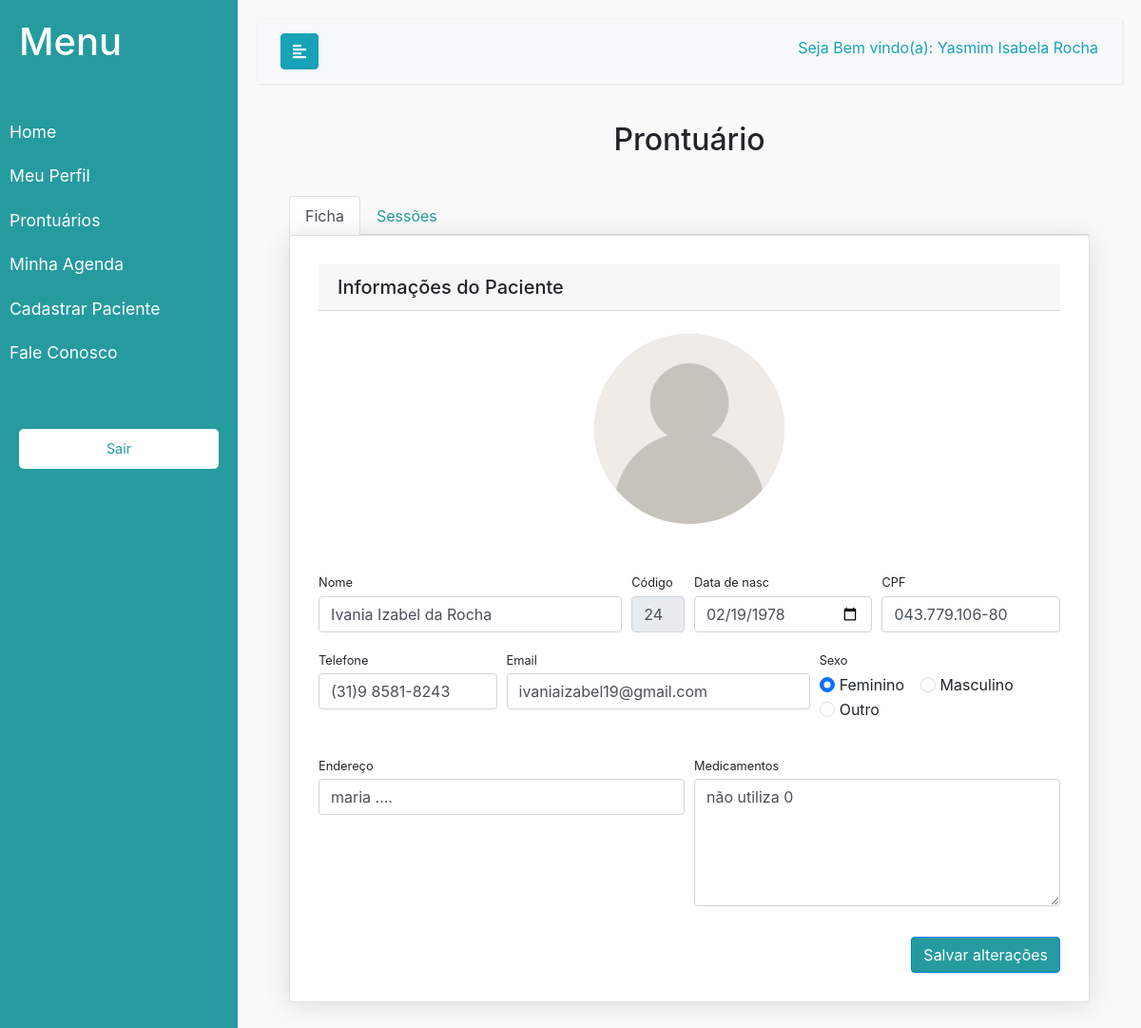
Screenshot of /paciente.php?cod=24 (signed in) with the database file from the repository.
### tables this page shows
CREATE TABLE `paciente` (
  `cpf` varchar(14) NOT NULL,
  `nome` varchar(500) NOT NULL,
  `senha` varchar(100) NOT NULL,
  `chave_recuperarSenha` varchar(220) DEFAULT NULL,
  `email` varchar(250) NOT NULL,
  `cod` bigint(20) UNSIGNED NOT NULL,
  `telefone` varchar(16) NOT NULL,
  `dataNasc` date NOT NULL,
  `sexo` varchar(100) NOT NULL,
  `endereco` varchar(500) NOT NULL,
  `medicamentos` text NOT NULL,
  `img` text NOT NULL,
  `fk_cpfPsi` varchar(14) NOT NULL
);

### paciente.php (the view, shortened to what this page needs)
<!DOCTYPE html>
<html lang="pt-br">
<head>
    <link href="https://cdn.jsdelivr.net/npm/bootstrap@5.3.2/dist/css/bootstrap.min.css" rel="stylesheet">
    <link rel="stylesheet" href="style/meuperfil.css">
</head>
<body>
    <?php
    require_once("menu.php")
    ?>
    <div class="container-xl px-4 mt-4">
        <h2 style="padding-bottom: 30px;">Prontuário</h2>
        <?php
        if (isset($_GET['cod'])) {
            $cod = $_GET['cod'];
            $cpfPsi = $_SESSION['cpf'];
            $sql = "SELECT * FROM paciente
                            WHERE fk_cpfPsi = '$cpfPsi'
                            AND cod = '$cod'";
            $result = $conn->query($sql);
            $paciente = $result->fetch_assoc();
        }
        ?>
        <ul class="nav nav-tabs" id="myTab" role="tablist" style="margin: 10px; margin-bottom: 0px;">
            <li class="nav-item" role="presentation">
                <button class="nav-link active" id="home-tab" data-bs-toggle="tab" data-bs-target="#home-tab-pane" type="button" role="tab" aria-controls="home-tab-pane" aria-selected="true">Ficha</button>
            </li>
            <li class="nav-item" role="presentation">
                <button class="nav-link" id="profile-tab" data-bs-toggle="tab" data-bs-target="#profile-tab-pane" type="button" role="tab" aria-controls="profile-tab-pane" aria-selected="false">Sessões</button>
            </li>
        </ul>
        <div class="tab-content card" id="myTabContent" style="background-color: #fff; margin: 10px; margin-top: 0px; padding: 30px;">
            <div class="tab-pane fade show active" id="home-tab-pane" role="tabpanel" aria-labelledby="home-tab" tabindex="0">
                <h5 class="card-header">Informações do Paciente</h5>
                <div style="text-align: center;">
                    <br>
                    <?php include_once("exibirImgPac.php"); ?>
                </div>
                <br><br>
                <form action="updatePaciente.php" method="POST">
                    <div class="form-row">
                        <div class="form-group col-md-5">
                            <label class="small mb-1" for="nome">Nome</label>
                            <input type="text" class="form-control" name="nome" id="nome" value="<?php echo $paciente['nome'] ?>">
                        </div>
                        <div class="form-group col-md-1">
                            <label class="small mb-1" for="cod">Código</label>
                            <input type="text" class="form-control" name="cod" id="cod" value="<?php echo $paciente['cod'] ?>" disabled>
                        </div>
                        <div class="form-group col-md-3">
                            <label class="small mb-1" for="dataNasc">Data de nasc</label>
                            <input type="date" class="form-control" name="dataNasc" id="dataNasc" value="<?php echo $paciente['dataNasc'] ?>">
                        </div>
                        <div class="form-group col-md-3">
                            <label class="small mb-1" for="cpf">CPF</label>
                            <input type="text" class="form-control" name="cpf" id="cpf" value="<?php echo $paciente['cpf'] ?>">
                        </div>
                    </div>
                    <div class="form-row mb-3">
                        <div class="form-group col-md-3">
                            <label class="small mb-1" for="telefone">Telefone</label>
                            <input type="text" class="form-control" name="telefone" id="telefone" value="<?php echo $paciente['telefone'] ?>">
                        </div>
                        <div class="form-group col-md-5">
                            <label class="small mb-1" for="email">Email</label>
                            <input type="text" class="form-control" name="email" id="email" value="<?php echo $paciente['email'] ?>">
                        </div>
                        <div class="form-group col-md-4">
                            <label class="small mb-1" for="sexo">Sexo</label><br>
                            <div class="form-check form-check-inline">
                                <input class="form-check-input" type="radio" name="sexo" id="feminino" value="feminino" <?php echo $paciente['sexo'] == 'feminino' ? 'checked' : '' ?>>
                                <label class="form-check-label" for="feminino">Feminino</label>
                            </div>
                            <div class="form-check form-check-inline">
                                <input class="form-check-input" type="radio" name="sexo" id="masculino" value="masculino" <?php echo $paciente['sexo'] == 'Masculino' ? 'checked' : '' ?>>
                                <label class="form-check-label" for="masculino">Masculino</label>
                            </div>
                            <div class="form-check form-check-inline">
                                <input class="form-check-input" type="radio" name="sexo" id="outro" value="outro" <?php echo $paciente['sexo'] == 'Outro' ? 'checked' : '' ?>>
                                <label class="form-check-label" for="outro">Outro</label>
                            </div>
                        </div>
                    </div>
                    <div class="form-row mb-3">
                        <div class="form-group col-md-6">
                            <label class="small mb-1" for="endereco">Endereço</label>
                            <input type="text" class="form-control" name="endereco" id="endereco" value="<?php echo $paciente['endereco'] ?>">
                        </div>
                        <div class="form-group col-md-6">
                            <label class="small mb-1" for="medicamentos">Medicamentos</label>
                            <textarea class="form-control" id="medicamentos" name="medicamentos" rows="5"><?php echo $paciente['medicamentos'] ?></textarea>
                        </div>
                    </div>
                    <div class="d-grid gap-2 d-md-flex justify-content-md-end">
                        <button type="submit" name="update" id="update" class="btn btn-primary" style="background-color: #259B9F;">Salvar alterações</button>
                    </div>
                </form>
            </div>
        </div>
    </div>
</body>
</html>

### menu.php (shortened to what this page needs)
<!DOCTYPE html>
<html>
<head>
    <link rel="stylesheet" href="https://stackpath.bootstrapcdn.com/bootstrap/4.1.0/css/bootstrap.min.css">
    <link rel="stylesheet" href="style/menu.css">
</head>
<body>
    <div class="wrapper">
        <nav id="sidebar">
            <div class="sidebar-header">
                <h1>Menu</h1>
            </div>
            <ul class="list-unstyled components">
                <li>
                    <a href="home.php">Home</a>
                </li>
                <li>
                    <a href="meuPerfil.php?cod=<?php echo $_SESSION['cod'] ?>">Meu Perfil</a>
                </li>
                <li>
                    <a href="prontuario.php">Prontuários</a>
                </li>
                <li>
                    <a href="agendapsi.php">Minha Agenda</a>
                </li>
                <li>
                    <a href="cadastroPaciente.php">Cadastrar Paciente</a>
                </li>
                <li>
                    <a href="mailto:mytherapyy.0@gmail.com?subject=Assunto do mytherapyy.0@gmail.com&body=Conteúdo do email que será preenchido automaticamente" class="dashboard-nav-item">Fale Conosco</a>
                </li>
            </ul>
                <ul class="list-unstyled CTAs">
                    <li>
                        <a href="sair.php" class="download">Sair</a>
                    </li>
                </ul>
        </nav>
        <div id="content">
            <nav class="navbar navbar-expand-lg navbar-light bg-light">
                <div class="container-fluid">
                    <button type="button" id="sidebarCollapse" class="btn btn-info">
                        <i class="fas fa-align-left"></i>
                    </button>
                    <label for="" style="color: #17a2b8;">Seja Bem vindo(a):
                        <?php
                        echo $_SESSION["nome"];
                        ?>
                    </label>
                </div>
            </nav>
</body>
</html>

### exibirImgPac.php (shortened to what this page needs)
<?php
include_once("conexao.php");
$cod = $_GET["cod"];
$cpfPsi = $_SESSION['cpf'];
$sql = "SELECT * from paciente
    WHERE cod = '$cod'
    AND fk_cpfPsi = '$cpfPsi'";
$result = $conn->query($sql);
if ($result->num_rows > 0) {
    while ($exibir = $result->fetch_assoc()) {
?>
        <img style="width: 200px; height: 200px; object-fit: cover; border-radius: 50%;" src=uploads/<?php echo $exibir["img"] ?>>
<?php
        $sql = "SELECT * FROM paciente
                     WHERE cod = '$cod'";
        $result = $conn->query($sql);
    }
} else {
    echo "Nenhum registro encontrado.";
}
?>

### style/meuPerfil.css (style rules this page uses)
body { margin-top: 20px; background-color: #f2f6fc; color: #69707a; }
img { width: 180px; height: 2180px; border-radius: 50% !important }
.card { box-shadow: 0 0.15rem 1.75rem 0 rgb(33 40 50 / 15%); }
.card .card-header { font-weight: 500; }
.card-header:first-child { border-radius: 0.35rem 0.35rem 0 0; }
.card-header { padding: 1rem 1.35rem; margin-bottom: 0; background-color: rgba(33, 40, 50, 0.03); border-bottom: 1px solid rgba(33, 40, 50, 0.125); }
.btn { color: #fff; background-color: #259B9F; border-color: #259B9F; }

### style/menu.css (style rules this page uses)
body { background: #fafafa; }
a, a:hover, a:focus { color: inherit; text-decoration: none; transition: all 0.3s; }
.navbar { padding: 15px 10px; background: #fff; border: none; border-radius: 0; margin-bottom: 40px; box-shadow: 1px 1px 3px rgba(0, 0, 0, 0.1); }
.wrapper { display: flex; width: 100%; align-items: stretch; }
#sidebar { min-width: 250px; max-width: 250px; background: #259B9F; color: #fff; transition: all 0.3s; }
#sidebar .sidebar-header { padding: 20px; background: #259B9F; }
#sidebar ul.components { padding: 20px 0; border-bottom: 1px solid #259B9F; }
#sidebar ul li a { padding: 10px; font-size: 1.1em; display: block; }
ul.CTAs { padding: 20px; }
ul.CTAs a { text-align: center; font-size: 0.9em !important; display: block; border-radius: 5px; margin-bottom: 5px; }
a.download { background: #fff; color: #259B9F; }
#content { width: 100%; padding: 20px; min-height: 100vh; transition: all 0.3s; }

### paciente.php (style rules this page uses)
h2, h4 { text-align: center; }
img { background-color: #ddd; border-radius: 50%; height: 200px; object-fit: cover; width: 200px; }
.nav-link { color: #259B9F; }
.btn-primary { background-color: #259B9F; border-color: #259B9F; }

### menu.php (style rules this page uses)
body { margin: 0; padding: 0; background-size: cover; background-position: center; background-attachment: fixed; }
h1 { font-size: 50px; }

### rows the page displays
paciente: img (placeholder picture), nome "Ivania Izabel da Rocha", cod "24", dataNasc "02/19/1978", cpf "043.779.106-80", telefone "(31)9 8581-8243", email "ivaniaizabel19@gmail.com", sexo "☑ Feminino", sexo "☐ Masculino", sexo "☐ Outro", endereco "maria ....", medicamentos "não utiliza 0"

### other values shown
$_SESSION["nome"] "Yasmim Isabela Rocha"
